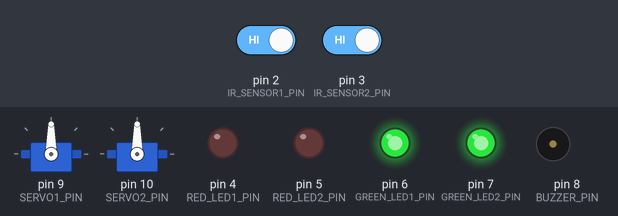
This sketch was run on a simulated Arduino Uno, built with avr-gcc and run on an emulated ATmega328P. On the bench: 2 × servo, output pins drawn as LEDs (lit = HIGH), buzzer (waves = sounding). The test bench sets the inputs (shaded band); at power-on: pin 2 (IR_SENSOR1_PIN) HIGH, pin 3 (IR_SENSOR2_PIN) HIGH. What the sketch prints to the serial monitor is not drawn.

Above: at 2.9 s.
3.0 s: pin 2 (IR_SENSOR1_PIN) driven LOW
At 3.6 s:
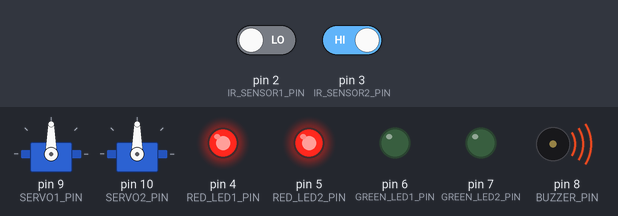
4.5 s: pin 2 (IR_SENSOR1_PIN) driven HIGH
7.5 s: pin 3 (IR_SENSOR2_PIN) driven LOW
At 8.31 s:
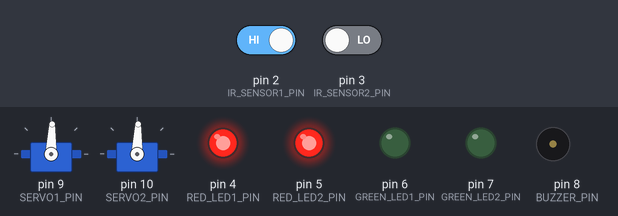
10.5 s: pin 3 (IR_SENSOR2_PIN) driven HIGH
13.5 s: pin 2 (IR_SENSOR1_PIN) driven LOW and pin 3 (IR_SENSOR2_PIN) driven LOW
At 15.1 s:
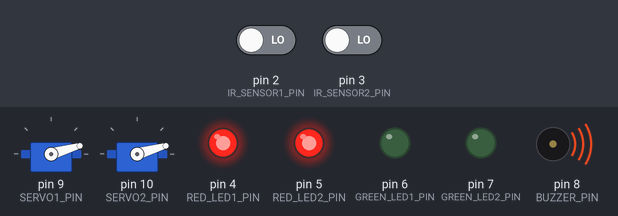
Timing chart, 0 to 16.9 s (numbered marks = the images above; inputs shaded):
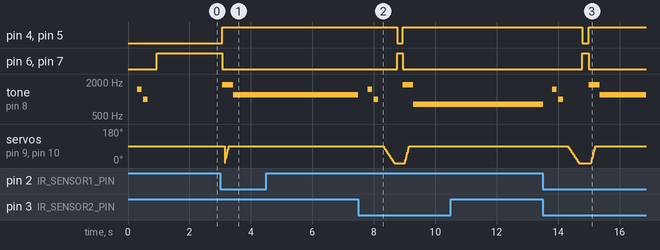

Measured:
- after the input at 3.0 s, pin 4 (RED_LED1_PIN), pin 5 (RED_LED2_PIN): LOW → HIGH after 0.07 s; pin 6 (GREEN_LED1_PIN), pin 7 (GREEN_LED2_PIN): HIGH → LOW after 0.07 s; tone on pin 8 (BUZZER_PIN): silent → 1800 Hz after 0.07 s, → 1200 Hz 0.36 s later
- after the input at 4.5 s, tone on pin 8 (BUZZER_PIN): 1200 Hz → silent after 3.0 s
- after the input at 10.5 s, every drawn part: stays the same

The sketch:

gate1.ino
```cpp
/*
  Automatic Railway Gate Control System - Dual IR Sensor & Dual Servo Version
  Components: 2 IR Sensors, Arduino, Buzzer, 2 Servo Motors, 2 Red LEDs, 2 Green LEDs

  System Logic:
  - 2 IR sensors placed on both sides of the railway gate
  - 2 Servo motors for better gate control (left and right gate arms)
  - Green LEDs ON = Gate Open (Normal state)
  - Red LEDs ON + Buzzer = Train detected, Gate closing/closed
  - Dual servo synchronized movement
*/

#include <Servo.h>

// ===== PIN CONNECTIONS (Organized by Function) =====

// IR Sensors
const int IR_SENSOR1_PIN = 2;    // IR sensor 1 (Side A) - Digital Pin 2
const int IR_SENSOR2_PIN = 3;    // IR sensor 2 (Side B) - Digital Pin 3

// LEDs (Status Indicators)
const int RED_LED1_PIN = 4;      // Red LED 1 - Digital Pin 4
const int RED_LED2_PIN = 5;      // Red LED 2 - Digital Pin 5
const int GREEN_LED1_PIN = 6;    // Green LED 1 - Digital Pin 6
const int GREEN_LED2_PIN = 7;    // Green LED 2 - Digital Pin 7

// Alert System (3-Pin Buzzer)
const int BUZZER_PIN = 8;        // Buzzer Signal Pin - Digital Pin 8
// Note: Connect VCC to 5V, GND to GND, Signal to Pin 8

// Servo Motors (Gate Control)
const int SERVO1_PIN = 9;        // Servo Motor 1 (Left Gate) - PWM Pin 9
const int SERVO2_PIN = 10;       // Servo Motor 2 (Right Gate) - PWM Pin 10

// Create servo objects
Servo leftGateServo;   // Controls left side of gate
Servo rightGateServo;  // Controls right side of gate

// System states
bool trainDetected = false;
bool gateOpen = true;
bool sensor1Active = false;
bool sensor2Active = false;
unsigned long lastDetectionTime = 0;
const unsigned long GATE_DELAY = 3000; // 3 seconds delay before opening gate

// Servo positions - Left servo correct, Right servo logic FIXED
const int LEFT_GATE_OPEN_ANGLE = 0;     // Left gate open (horizontal/parallel to track)
const int LEFT_GATE_CLOSED_ANGLE = 90;  // Left gate closed (swings to block track)

// Right servo positions - LOGIC CORRECTED (swapped open/closed)
const int RIGHT_GATE_OPEN_ANGLE = 0;    // Right gate open (horizontal/parallel to track) - SWAPPED
const int RIGHT_GATE_CLOSED_ANGLE = 90; // Right gate closed (swings to block track) - SWAPPED

// Detection tracking
String trainDirection = "";
int servoSpeedClosing = 3; // Fast closing - 3ms delay for emergency response
int servoSpeedOpening = 8; // Moderate opening - 8ms delay for safety

void setup() {
  // Initialize serial communication
  Serial.begin(9600);

  // ===== PIN INITIALIZATION =====
  // IR Sensors
  pinMode(IR_SENSOR1_PIN, INPUT);
  pinMode(IR_SENSOR2_PIN, INPUT);

  // LEDs
  pinMode(RED_LED1_PIN, OUTPUT);
  pinMode(RED_LED2_PIN, OUTPUT);
  pinMode(GREEN_LED1_PIN, OUTPUT);
  pinMode(GREEN_LED2_PIN, OUTPUT);

  // Buzzer
  pinMode(BUZZER_PIN, OUTPUT);

  // Attach servo motors
  leftGateServo.attach(SERVO1_PIN);
  rightGateServo.attach(SERVO2_PIN);

  // Initialize system to open state
  openGate();

  Serial.println("=== DUAL SERVO RAILWAY GATE CONTROL SYSTEM ===");
  Serial.println("IR Sensor 1 (Pin 2): Side A | IR Sensor 2 (Pin 3): Side B");
  Serial.println("Left Servo (Pin 9) | Right Servo (Pin 10)");
  Serial.println("Gate Status: OPEN");
  Serial.println("System Ready - Monitoring both sensors...");
  printConnectionGuide();
}

void loop() {
  // Read both IR sensors (LOW when object detected, HIGH when clear)
  int sensor1Value = digitalRead(IR_SENSOR1_PIN);
  int sensor2Value = digitalRead(IR_SENSOR2_PIN);

  // Update sensor states
  bool sensor1Detecting = (sensor1Value == LOW);
  bool sensor2Detecting = (sensor2Value == LOW);

  // Check for new detections
  if (sensor1Detecting && !sensor1Active) {
    sensor1Active = true;
    trainDirection = "Side A";
    Serial.println("🚂 TRAIN DETECTED on Side A (Sensor 1)!");
  }

  if (sensor2Detecting && !sensor2Active) {
    sensor2Active = true;
    if (trainDirection == "") {
      trainDirection = "Side B";
    } else {
      trainDirection = "Both Sides";
    }
    Serial.println("🚂 TRAIN DETECTED on Side B (Sensor 2)!");
  }

  // Train detection logic
  if (sensor1Detecting || sensor2Detecting) {
    if (!trainDetected) {
      trainDetected = true;
      Serial.println("⚠️  DANGER: Train approaching from " + trainDirection);
      closeGate();
    }
    lastDetectionTime = millis();
  } else {
    // No train detected on either sensor
    if (trainDetected) {
      if (millis() - lastDetectionTime >= GATE_DELAY) {
        trainDetected = false;
        sensor1Active = false;
        sensor2Active = false;
        trainDirection = "";
        Serial.println("✅ Train cleared both sensors. Opening gate...");
        openGate();
      }
    }
  }

  // Status update every 5 seconds when gate is open
  static unsigned long lastStatusTime = 0;
  if (gateOpen && millis() - lastStatusTime >= 5000) {
    Serial.println("📊 Status: Gate OPEN | S1: " + String(sensor1Detecting ? "🔴 ACTIVE" : "🟢 Clear") +
                  " | S2: " + String(sensor2Detecting ? "🔴 ACTIVE" : "🟢 Clear"));
    lastStatusTime = millis();
  }

  delay(50);
}

void closeGate() {
  if (gateOpen) {
    Serial.println("🚨 === EMERGENCY GATE CLOSURE ===");

    // IMMEDIATE LED response for instant visual warning
    digitalWrite(GREEN_LED1_PIN, LOW);
    digitalWrite(GREEN_LED2_PIN, LOW);
    digitalWrite(RED_LED1_PIN, HIGH);
    digitalWrite(RED_LED2_PIN, HIGH);

    // Start emergency warning tone IMMEDIATELY (non-blocking)
    tone(BUZZER_PIN, 1800, 500); // High urgent tone

    Serial.println("⚡ FAST CLOSING: Both gates moving to EMERGENCY CLOSE position...");

    // FAST gate closure with emergency speed
    moveGatesFast(LEFT_GATE_CLOSED_ANGLE, RIGHT_GATE_CLOSED_ANGLE, servoSpeedClosing);

    gateOpen = false;
    Serial.println("🔒 EMERGENCY CLOSURE COMPLETE - " + String(millis()) + "ms");
    Serial.println("🚫 CRITICAL: RAILWAY BLOCKED - TRAIN APPROACHING FROM " + trainDirection);

    // Start continuous warning after closure
    startContinuousWarning();
  }
}

void openGate() {
  if (!gateOpen || (!trainDetected && gateOpen)) {
    Serial.println("✅ === SAFE GATE OPENING ===");

    // Turn off buzzer first with proper stop function
    stopBuzzer();
    delay(300);

    // Brief opening signal (2 short beeps with different tones)
    tone(BUZZER_PIN, 1500, 150); // High tone
    delay(200);
    tone(BUZZER_PIN, 1000, 150); // Lower tone
    delay(300);

    // Open both gates with moderate speed (safety opening)
    Serial.println("🔄 SAFE OPENING: Moving both gates to OPEN position...");
    moveGatesFast(LEFT_GATE_OPEN_ANGLE, RIGHT_GATE_OPEN_ANGLE, servoSpeedOpening);

    // Turn off red LEDs
    digitalWrite(RED_LED1_PIN, LOW);
    digitalWrite(RED_LED2_PIN, LOW);

    // Turn on green LEDs
    digitalWrite(GREEN_LED1_PIN, HIGH);
    digitalWrite(GREEN_LED2_PIN, HIGH);

    gateOpen = true;
    Serial.println("🟢 SAFE: Both Gates OPEN - Clear to Cross");
  } else {
    // Initialize to open state (startup)
    leftGateServo.write(LEFT_GATE_OPEN_ANGLE);
    rightGateServo.write(RIGHT_GATE_OPEN_ANGLE);
    digitalWrite(GREEN_LED1_PIN, HIGH);
    digitalWrite(GREEN_LED2_PIN, HIGH);
    digitalWrite(RED_LED1_PIN, LOW);
    digitalWrite(RED_LED2_PIN, LOW);
    stopBuzzer();
    delay(500);
  }
}

void moveGatesFast(int leftTarget, int rightTarget, int speed) {
  unsigned long startTime = millis();

  // Get current positions
  int leftCurrent = gateOpen ? LEFT_GATE_OPEN_ANGLE : LEFT_GATE_CLOSED_ANGLE;
  int rightCurrent = gateOpen ? RIGHT_GATE_OPEN_ANGLE : RIGHT_GATE_CLOSED_ANGLE;

  // Calculate step directions
  int leftStep = (leftTarget > leftCurrent) ? 2 : -2;  // 2-degree steps for faster movement
  int rightStep = (rightTarget > rightCurrent) ? 2 : -2; // 2-degree steps for faster movement

  // Move both servos simultaneously with fast motion
  while (leftCurrent != leftTarget || rightCurrent != rightTarget) {
    if (abs(leftCurrent - leftTarget) > 1) {
      leftCurrent += leftStep;
      // Clamp to target if we overshoot
      if ((leftStep > 0 && leftCurrent > leftTarget) || (leftStep < 0 && leftCurrent < leftTarget)) {
        leftCurrent = leftTarget;
      }
      leftGateServo.write(leftCurrent);
    }

    if (abs(rightCurrent - rightTarget) > 1) {
      rightCurrent += rightStep;
      // Clamp to target if we overshoot
      if ((rightStep > 0 && rightCurrent > rightTarget) || (rightStep < 0 && rightCurrent < rightTarget)) {
        rightCurrent = rightTarget;
      }
      rightGateServo.write(rightCurrent);
    }

    delay(speed); // Fast movement delay
  }

  unsigned long totalTime = millis() - startTime;
  Serial.println("⚡ Gate movement completed in " + String(totalTime) + "ms");
  delay(100); // Minimal settling time
}

void buzzerWarning() {
  Serial.println("🔊 Sounding warning alarm...");
  // Enhanced warning pattern for 3-pin buzzer - Multiple tones

  // Pattern 1: Rapid urgent beeps
  for (int i = 0; i < 5; i++) {
    tone(BUZZER_PIN, 1000, 200); // 1000Hz for 200ms
    delay(250);
    tone(BUZZER_PIN, 1500, 200); // 1500Hz for 200ms
    delay(250);
  }

  delay(300);

  // Pattern 2: Continuous warning tone
  tone(BUZZER_PIN, 800, 1000); // 800Hz for 1 second
  delay(1000);
}

void startContinuousWarning() {
  // Continuous alternating warning tones while gate is closed
  static unsigned long lastToneChange = 0;
  static bool highTone = true;

  if (millis() - lastToneChange >= 800) { // Change tone every 800ms
    if (highTone) {
      tone(BUZZER_PIN, 1200); // High warning tone
    } else {
      tone(BUZZER_PIN, 800);  // Low warning tone
    }
    highTone = !highTone;
    lastToneChange = millis();
  }
}

void stopBuzzer() {
  noTone(BUZZER_PIN); // Stop any ongoing tone
  digitalWrite(BUZZER_PIN, LOW);
}

void printConnectionGuide() {
  Serial.println("\n=== CONNECTION GUIDE ===");
  Serial.println("IR Sensors:");
  Serial.println("  Sensor 1 → Pin 2 (Side A)");
  Serial.println("  Sensor 2 → Pin 3 (Side B)");
  Serial.println("LEDs:");
  Serial.println("  Red LED 1 → Pin 4");
  Serial.println("  Red LED 2 → Pin 5");
  Serial.println("  Green LED 1 → Pin 6");
  Serial.println("  Green LED 2 → Pin 7");
  Serial.println("3-Pin Buzzer:");
  Serial.println("  VCC → 5V");
  Serial.println("  GND → GND");
  Serial.println("  Signal → Pin 8");
  Serial.println("Servo Motors (Pin 10 Logic CORRECTED):");
  Serial.println("  Left Gate Servo → Pin 9 (PWM) - CORRECT");
  Serial.println("  Right Gate Servo → Pin 10 (PWM) - LOGIC FIXED");
  Serial.println("Gate Movement:");
  Serial.println("  OPEN: Left=0°, Right=0° (both horizontal/clear)");
  Serial.println("  CLOSED: Left=90°, Right=90° (both block track)");
  Serial.println("  FIXED: Pin 10 now closes when train detected!");
  Serial.println("========================\n");
}

// Test function for fast dual servo system
void testFastServoSystem() {
  Serial.println("🧪 === TESTING FAST EMERGENCY SYSTEM ===");
  Serial.println("⚡ Testing EMERGENCY gate closure speed...");
  unsigned long startTime = millis();
  closeGate();
  unsigned long closeTime = millis() - startTime;
  Serial.println("🔒 Emergency closure time: " + String(closeTime) + "ms");

  delay(3000);

  Serial.println("✅ Testing safe gate opening...");
  startTime = millis();
  openGate();
  unsigned long openTime = millis() - startTime;
  Serial.println("🟢 Safe opening time: " + String(openTime) + "ms");

  delay(1000);
  Serial.println("✅ Fast servo system test completed.");
}

// Individual servo control for calibration
void calibrateServos() {
  Serial.println("🔧 === SERVO CALIBRATION ===");

  Serial.println("Moving Left Servo through range...");
  for (int angle = 0; angle <= 180; angle += 30) {
    leftGateServo.write(angle);
    Serial.println("Left Servo: " + String(angle) + "°");
    delay(1000);
  }

  Serial.println("Moving Right Servo through range...");
  for (int angle = 0; angle <= 180; angle += 30) {
    rightGateServo.write(angle);
    Serial.println("Right Servo: " + String(angle) + "°");
    delay(1000);
  }

  Serial.println("✅ Calibration complete - returning to open position");
  openGate();
}
```
